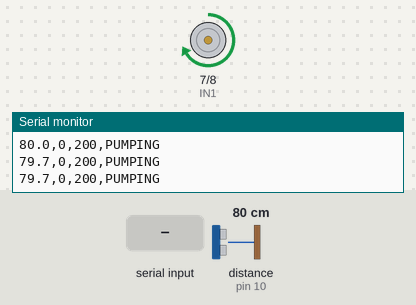
The sketch below on a simulated Arduino Uno, built with avr-gcc and run on an emulated ATmega328P. Shown: motor-driver pin pairs drawn as motors (green arrow = first pin HIGH = forward, orange = second pin HIGH = backward, longer = more drive, scaled by the enable pin), the last lines printed to the serial monitor. Wiring (inferred from the names in the program): ultrasonic range finder: trigger pin 9; echo pin 10. The test bench sets the inputs (shaded band); at power-on: distance to the obstacle (sensor on pin 10) 80 cm. The echo pulse lasts 58.3 µs per cm.

Above: at 1.2 s.
1.3 s: distance to the obstacle (sensor on pin 10) set to 5 cm
2.8 s: distance to the obstacle (sensor on pin 10) set to 2 cm
At 4.2 s:
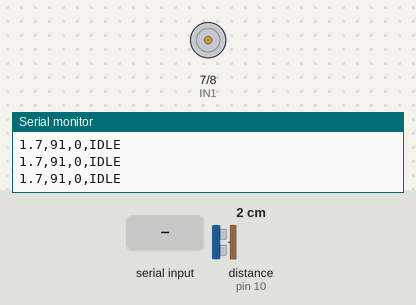
4.5 s: distance to the obstacle (sensor on pin 10) set to 12 cm
6.0 s: distance to the obstacle (sensor on pin 10) set to 16 cm
At 7.2 s:
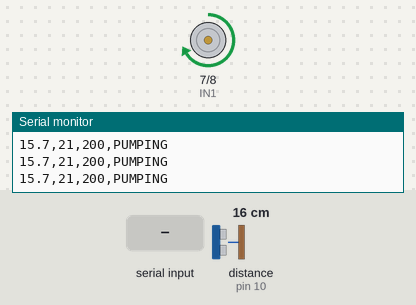
7.5 s: "O90\n" received over Serial
At 8.6 s:
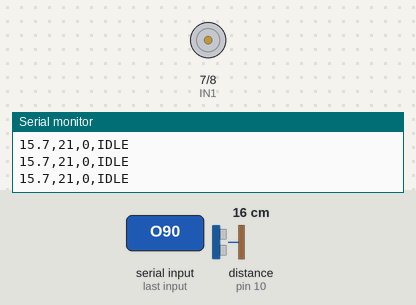
Timing chart, 0 to 10.0 s (numbered marks = the images above; inputs shaded):
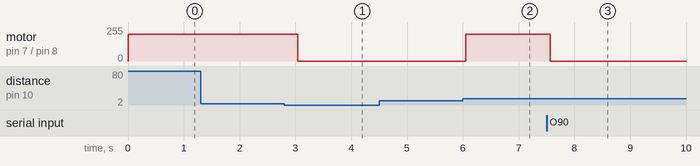

The sketch:

DEEPWAVE_WaterLevel.ino
```cpp
/*
 * DEEPWAVE — Water Level Monitor + Auto Pump
 * -----------------------------------------
 * Hardware:
 *   - HC-SR04 ultrasonic (TRIG=D9, ECHO=D10) mounted ABOVE the water surface
 *       measures distance to water → water level = TANK_HEIGHT - distance
 *   - L298N motor driver (pump): ENA=D5 (PWM), IN1=D7, IN2=D8
 *   - Optional: small DC water pump on OUT1/OUT2
 *
 * Serial (9600 baud) output, one line per reading:
 *   dist_cm,level_pct,pump_speed,state
 *   e.g. "8.5,72,200,RUNNING"
 *
 * Commands (send over serial):
 *   'P' pump ON (manual), 'O' pump OFF, 'A' auto mode (pump when level < threshold)
 *   'T' set tank height (send "T20" for 20 cm), 'L' set low threshold ("L30" = 30%)
 *
 * Wiring:
 *   HC-SR04 VCC->5V, GND->GND, TRIG->D9, ECHO->D10  (point down at water)
 *   L298N ENA->D5, IN1->D7, IN2->D8, VCC->5V/12V, GND->GND (common)
 *   Pump -> OUT1/OUT2
 */
const int TRIG = 9;
const int ECHO = 10;
const int ENA  = 5;
const int IN1  = 7;
const int IN2  = 8;

float tankHeightCm = 20.0;   // distance from sensor to tank bottom
int   lowThreshold  = 30;    // pump ON below this level %
int   highThreshold = 85;    // pump OFF above this level %
int   pumpSpeed     = 200;   // 0..255

int  pumpState = 0;          // 0=off, 1=running
bool autoMode  = true;
String cmdBuf = "";

float readDistanceCm() {
  digitalWrite(TRIG, LOW);  delayMicroseconds(2);
  digitalWrite(TRIG, HIGH); delayMicroseconds(10);
  digitalWrite(TRIG, LOW);
  unsigned long dur = pulseIn(ECHO, HIGH, 30000);
  if (dur == 0) return -1.0;
  return dur * 0.0343f / 2.0f;
}

void setPump(int on) {
  pumpState = on ? 1 : 0;
  if (on) { digitalWrite(IN1, HIGH); digitalWrite(IN2, LOW); analogWrite(ENA, pumpSpeed); }
  else    { digitalWrite(IN1, LOW);  digitalWrite(IN2, LOW); analogWrite(ENA, 0); }
}

void setup() {
  Serial.begin(9600);
  pinMode(TRIG, OUTPUT); pinMode(ECHO, INPUT);
  pinMode(ENA, OUTPUT);  pinMode(IN1, OUTPUT); pinMode(IN2, OUTPUT);
  setPump(0);
  Serial.println("DEEPWAVE WATER LEVEL READY");
  Serial.print("TANK="); Serial.print(tankHeightCm); Serial.print(" LOW="); Serial.println(lowThreshold);
}

void handleCommand(String c) {
  c.trim();
  if (c.length() == 0) return;
  char head = c.charAt(0);
  if (head == 'P') { autoMode = false; setPump(1); }
  else if (head == 'O') { autoMode = false; setPump(0); }
  else if (head == 'A') { autoMode = true; }
  else if (head == 'T') { float v = c.substring(1).toFloat(); if (v > 0) tankHeightCm = v; }
  else if (head == 'L') { int v = c.substring(1).toInt(); if (v > 0 && v < 100) lowThreshold = v; }
  else if (head == 'H') { int v = c.substring(1).toInt(); if (v > 0 && v < 100) highThreshold = v; }
  else if (head == 'S') { pumpSpeed = c.substring(1).toInt(); pumpSpeed = constrain(pumpSpeed, 0, 255); }
}

void loop() {
  while (Serial.available()) {
    char ch = Serial.read();
    if (ch == '\n') { handleCommand(cmdBuf); cmdBuf = ""; }
    else if (ch != '\r') cmdBuf += ch;
  }

  float d = readDistanceCm();
  float level = -1;
  if (d > 0 && d <= tankHeightCm) level = (1.0 - (d / tankHeightCm)) * 100.0;
  level = constrain(level, 0, 100);

  // auto pump control
  if (autoMode && level >= 0) {
    if (level < lowThreshold && pumpState == 0) setPump(1);
    if (level > highThreshold && pumpState == 1) setPump(0);
  }

  const char* state = pumpState ? "PUMPING" : "IDLE";
  Serial.print(d, 1);
  Serial.print(",");
  Serial.print((int)level);
  Serial.print(",");
  Serial.print(pumpState ? pumpSpeed : 0);
  Serial.print(",");
  Serial.println(state);

  delay(300);
}
```

Measured:
- the behaviour switches between 4 and 3 cm on distance to the obstacle (sensor on pin 10) (found by bisection; images 0 and 1)
- the behaviour switches between 14 and 15 cm on distance to the obstacle (sensor on pin 10) (found by bisection; images 1 and 2)
- after the input at 2.8 s, motor on pin 7 (IN1) / pin 8 (IN2): forward 200/255 → stopped after 0.24 s
- after the input at 6.0 s, motor on pin 7 (IN1) / pin 8 (IN2): stopped → forward 200/255 after 0.05 s
- after the input at 7.5 s, motor on pin 7 (IN1) / pin 8 (IN2): forward 200/255 → stopped after 0.06 s
